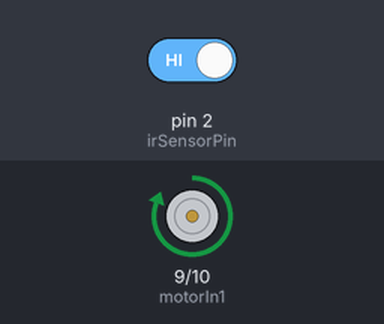
The sketch below on a simulated Arduino Uno, built with avr-gcc and run on an emulated ATmega328P. Shown: motor-driver pin pairs drawn as motors (green arrow = first pin HIGH = forward, orange = second pin HIGH = backward, longer = more drive). The test bench sets the inputs (shaded band); at power-on: pin 2 (irSensorPin) HIGH.

Above: at 1.2 s.
1.3 s: pin 2 (irSensorPin) driven LOW
At 1.8 s:
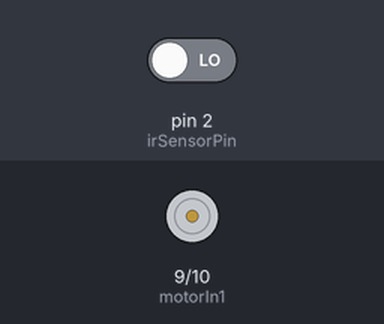
2.8 s: pin 2 (irSensorPin) driven HIGH
At 4.1 s:
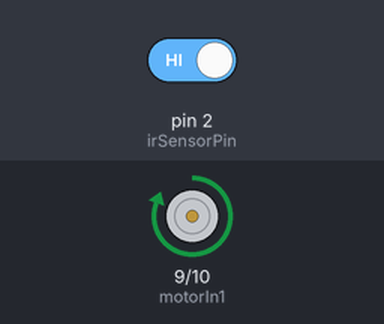
Timing chart, 0 to 5.8 s (numbered marks = the images above; inputs shaded):
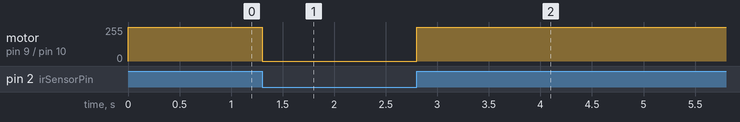

The sketch:

Day-10-Arduino-Automated-Fan-Driver.ino
```cpp
  // SOURCE CODE (C++)
  int irSensorPin = 2;  // Black wire to Pin 2
  int motorIn1 = 9;     // Connects to L298N IN1
  int motorIn2 = 10;    // Connects to L298N IN2


  void setup() {
    pinMode(irSensorPin, INPUT_PULLUP);
    pinMode(motorIn1, OUTPUT);
    pinMode(motorIn2, OUTPUT);

    // Start with the motor turned off completely
    digitalWrite(motorIn1, LOW);
    digitalWrite(motorIn2, LOW);
  }


  void loop() {
    int sensorStatus = digitalRead(irSensorPin);


    // The E18-D80NK drops LOW when an object blocks its path
    if (sensorStatus == HIGH) {
      // PROXIMITY ENGAGED: Drive the motor forward at maximum speed
      digitalWrite(motorIn1, HIGH);
      digitalWrite(motorIn2, LOW);
    } else {
      // PATH CLEAR: Stop the motor rotation instantly
      digitalWrite(motorIn1, LOW);
      digitalWrite(motorIn2, LOW);
    }
    delay(50);  // Small stability buffer delay
  }
```

Measured:
- after the input at 1.3 s, motor on pin 9 (motorIn1) / pin 10 (motorIn2): forward 255/255 → stopped at once
- after the input at 2.8 s, motor on pin 9 (motorIn1) / pin 10 (motorIn2): stopped → forward 255/255 at once
